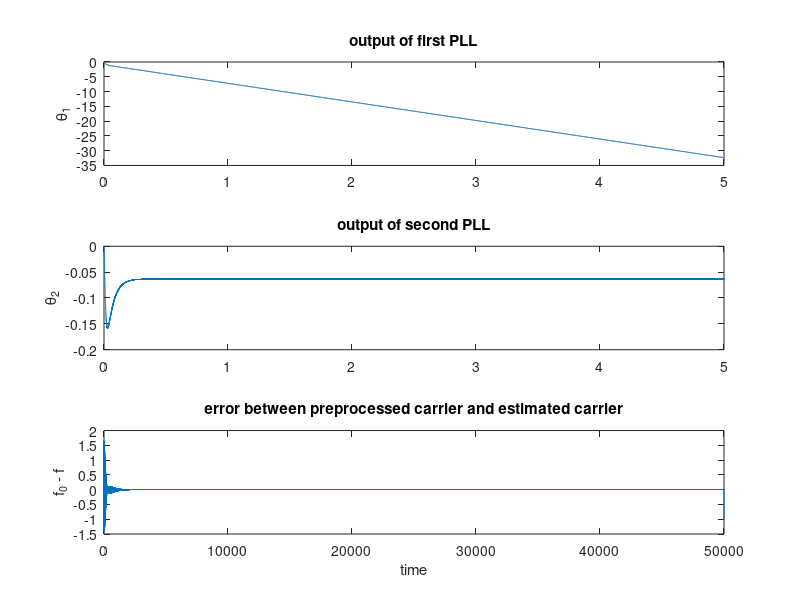

This figure's MATLAB source:
% dualplls.m: estimation of carrier via dual loop structure

Ts=1/10000; time=5; t=0:Ts:time-Ts; % time vector
fc=1000; phoff=-1;                  % carrier freq. and phase
rp=cos(4*pi*fc*t+2*phoff);          % preprocessed signal rBPF
mu1=.01; mu2=.002;                  % algorithm stepsizes
f0=1001;                            % assumed freq at receiver
lent=length(t); th1=zeros(1,lent);  % initialize estimates
th2=zeros(1,lent); carest=zeros(1,lent);
for k=1:lent-1                      % combine top PLL th1
    th1(k+1)=th1(k)-mu1*rp(k)*sin(4*pi*f0*t(k)+2*th1(k));
    th2(k+1)=th2(k)-mu2*rp(k)*sin(4*pi*f0*t(k)+2*th1(k)+2*th2(k));
    % with bottom PLL th2 to form estimate of preprocessed signal
    carest(k)=cos(4*pi*f0*t(k)+2*th1(k)+2*th2(k));
end
subplot(3,1,1), plot(t,th1)              % plot first theta
title('output of first PLL')
ylabel('\theta_1')
subplot(3,1,2), plot(t,th2)              % plot second theta
title('output of second PLL')
ylabel('\theta_2')
subplot(3,1,3), plot(rp-carest) % plot difference between estimate
% and preprocesssed carrier rp
title('error between preprocessed carrier and estimated carrier')
xlabel('time')
ylabel('f_0 - f')